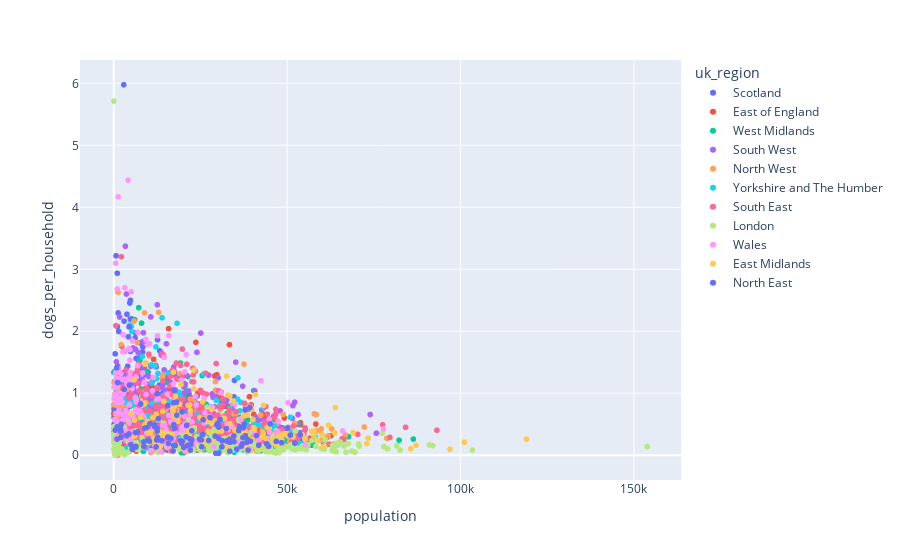

Here is the notebook cell this chart was saved with:
### Code cell
scat_px_plot(main_data_no_na, 'population', 'dogs_per_household', 'uk_region', None)
# When the population increases, dogs per household goes down.

### Figure 1 — Plotly figure (JSON) as saved in the notebook; plotly's stock layout.template omitted (floating-point values rounded to 4 significant figures; data arrays with more than 128 entries replaced by an {"elided": "..."} marker saying what was removed)
{"data": [{"hovertemplate": "uk_region=Scotland<br>population=%{x}<br>dogs_per_household=%{y}<extra></extra>", "legendgroup": "Scotland", "marker": {"color": "#636efa", "symbol": "circle"}, "mode": "markers", "name": "Scotland", "showlegend": true, "x": {"elided": "442 int values"}, "xaxis": "x", "y": {"elided": "442 float values"}, "yaxis": "y", "type": "scattergl"}, {"hovertemplate": "uk_region=East of England<br>population=%{x}<br>dogs_per_household=%{y}<extra></extra>", "legendgroup": "East of England", "marker": {"color": "#EF553B", "symbol": "circle"}, "mode": "markers", "name": "East of England", "showlegend": true, "x": {"elided": "240 int values"}, "xaxis": "x", "y": {"elided": "240 float values"}, "yaxis": "y", "type": "scattergl"}, {"hovertemplate": "uk_region=West Midlands<br>population=%{x}<br>dogs_per_household=%{y}<extra></extra>", "legendgroup": "West Midlands", "marker": {"color": "#00cc96", "symbol": "circle"}, "mode": "markers", "name": "West Midlands", "showlegend": true, "x": {"elided": "220 int values"}, "xaxis": "x", "y": {"elided": "220 float values"}, "yaxis": "y", "type": "scattergl"}, {"hovertemplate": "uk_region=South West<br>population=%{x}<br>dogs_per_household=%{y}<extra></extra>", "legendgroup": "South West", "marker": {"color": "#ab63fa", "symbol": "circle"}, "mode": "markers", "name": "South West", "showlegend": true, "x": {"elided": "276 int values"}, "xaxis": "x", "y": {"elided": "276 float values"}, "yaxis": "y", "type": "scattergl"}, {"hovertemplate": "uk_region=North West<br>population=%{x}<br>dogs_per_household=%{y}<extra></extra>", "legendgroup": "North West", "marker": {"color": "#FFA15A", "symbol": "circle"}, "mode": "markers", "name": "North West", "showlegend": true, "x": {"elided": "261 int values"}, "xaxis": "x", "y": {"elided": "261 float values"}, "yaxis": "y", "type": "scattergl"}, {"hovertemplate": "uk_region=Yorkshire and The Humber<br>population=%{x}<br>dogs_per_household=%{y}<extra></extra>", "legendgroup": "Yorkshire and The Humber", "marker": {"color": "#19d3f3", "symbol": "circle"}, "mode": "markers", "name": "Yorkshire and The Humber", "showlegend": true, "x": {"elided": "210 int values"}, "xaxis": "x", "y": {"elided": "210 float values"}, "yaxis": "y", "type": "scattergl"}, {"hovertemplate": "uk_region=South East<br>population=%{x}<br>dogs_per_household=%{y}<extra></extra>", "legendgroup": "South East", "marker": {"color": "#FF6692", "symbol": "circle"}, "mode": "markers", "name": "South East", "showlegend": true, "x": {"elided": "371 int values"}, "xaxis": "x", "y": {"elided": "371 float values"}, "yaxis": "y", "type": "scattergl"}, {"hovertemplate": "uk_region=London<br>population=%{x}<br>dogs_per_household=%{y}<extra></extra>", "legendgroup": "London", "marker": {"color": "#B6E880", "symbol": "circle"}, "mode": "markers", "name": "London", "showlegend": true, "x": {"elided": "268 int values"}, "xaxis": "x", "y": {"elided": "268 float values"}, "yaxis": "y", "type": "scattergl"}, {"hovertemplate": "uk_region=Wales<br>population=%{x}<br>dogs_per_household=%{y}<extra></extra>", "legendgroup": "Wales", "marker": {"color": "#FF97FF", "symbol": "circle"}, "mode": "markers", "name": "Wales", "showlegend": true, "x": {"elided": "194 int values"}, "xaxis": "x", "y": {"elided": "194 float values"}, "yaxis": "y", "type": "scattergl"}, {"hovertemplate": "uk_region=East Midlands<br>population=%{x}<br>dogs_per_household=%{y}<extra></extra>", "legendgroup": "East Midlands", "marker": {"color": "#FECB52", "symbol": "circle"}, "mode": "markers", "name": "East Midlands", "showlegend": true, "x": {"elided": "136 int values"}, "xaxis": "x", "y": {"elided": "136 float values"}, "yaxis": "y", "type": "scattergl"}, {"hovertemplate": "uk_region=North East<br>population=%{x}<br>dogs_per_household=%{y}<extra></extra>", "legendgroup": "North East", "marker": {"color": "#636efa", "symbol": "circle"}, "mode": "markers", "name": "North East", "showlegend": true, "x": [49987, 30650, 25799, 33367, 19570, 33466, 41076, 38382, 36733, 46836, 17209, 44095, 10013, 29224, 12515, 13901, 37329, 22472, 19751, 17732, 8922, 29720, 53772, 37949, 48390, 50914, 15591, 33219, 37590, 36136, 16457, 34659, 12472, 32569, 25671, 4890, 959, 2159, 11838, 17260, 18163, 39251, 37946, 29944, 19169, 12335, 44661, 35988, 22006, 20159, 25359, 27376, 52220, 6371, 6839, 21034, 31232, 8655, 15753, 2076, 12643, 4533, 1074, 3707, 15573, 7734, 4387, 4403, 32468, 9507, 27735, 6248, 19671, 17479, 969, 1975, 417, 1813, 2966, 5336, 33443, 38726, 41794, 34639, 30277, 31185, 35443, 18083, 17334, 820, 29393, 17083, 39396, 30255, 22058, 21266, 37249, 11822, 22493, 10270, 17548, 12893, 10422, 45141, 24719, 37107, 20846, 12493, 8662, 30242, 22255, 38618, 25279, 12193, 5318, 6313], "xaxis": "x", "y": [0.437, 0.5761, 0.5739, 0.2558, 0.1938, 0.2089, 0.316, 0.2109, 0.1445, 0.2249, 0.8469, 0.1824, 0.2446, 0.3095, 0.9937, 0.2344, 0.4427, 0.2451, 0.2226, 0.1582, 0.4379, 0.4903, 0.3289, 0.3144, 0.2022, 0.3246, 0.294, 0.2213, 0.5015, 0.4611, 0.2711, 0.2193, 0.4344, 0.2299, 0.3357, 0.1724, 0.2603, 0.4986, 0.4606, 0.1583, 0.6465, 0.7672, 0.7374, 0.5143, 0.2375, 0.2471, 0.1444, 0.3986, 0.2629, 0.1263, 0.1375, 0.237, 0.196, 0.133, 0.3759, 0.4813, 0.2326, 0.1435, 0.1904, 0.2913, 0.2883, 1.133, 1.173, 0.3149, 0.8013, 0.8264, 0.344, 2.071, 0.4283, 0.4466, 0.6092, 0.3644, 0.7, 1.047, 0.4568, 0.3933, 0.4061, 0.4354, 1.063, 0.1083, 0.06509, 0.08308, 0.1622, 0.3088, 0.2725, 0.1377, 0.09937, 0.8563, 0.4922, 1.41, 0.03153, 0.06858, 0.2268, 0.03275, 0.08342, 0.1581, 0.2861, 0.4834, 0.3945, 0.2266, 0.4337, 0.5919, 0.5099, 0.5056, 0.2602, 0.1828, 0.2957, 0.3885, 0.2152, 0.4552, 0.1752, 0.2533, 0.2496, 0.134, 0.09468, 0.1432], "yaxis": "y", "type": "scattergl"}], "layout": {"xaxis": {"anchor": "y", "domain": [0, 1], "title": {"text": "population"}}, "yaxis": {"anchor": "x", "domain": [0, 1], "title": {"text": "dogs_per_household"}}, "legend": {"title": {"text": "uk_region"}, "tracegroupgap": 0}, "margin": {"t": 60}}}
